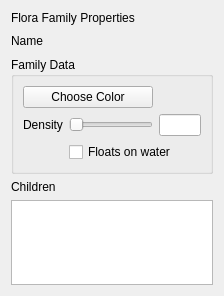
<?xml version="1.0" encoding="UTF-8"?>
<ui version="4.0">
 <class>FloraFamilyForm</class>
 <widget class="QWidget" name="FloraFamilyForm">
  <property name="geometry">
   <rect>
    <x>0</x>
    <y>0</y>
    <width>224</width>
    <height>296</height>
   </rect>
  </property>
  <property name="windowTitle">
   <string>Form</string>
  </property>
  <layout class="QVBoxLayout" name="verticalLayout">
   <item>
    <widget class="QLabel" name="floraFamilyLabel">
     <property name="text">
      <string>Flora Family Properties</string>
     </property>
    </widget>
   </item>
   <item>
    <layout class="QHBoxLayout" name="horizontalLayout">
     <item>
      <widget class="QLabel" name="nameLabel">
       <property name="text">
        <string>Name</string>
       </property>
      </widget>
     </item>
     <item>
      <widget class="QLabel" name="nameViewLabel">
       <property name="text">
        <string/>
       </property>
      </widget>
     </item>
     <item>
      <spacer name="horizontalSpacer">
       <property name="orientation">
        <enum>Qt::Horizontal</enum>
       </property>
       <property name="sizeHint" stdset="0">
        <size>
         <width>40</width>
         <height>20</height>
        </size>
       </property>
      </spacer>
     </item>
    </layout>
   </item>
   <item>
    <widget class="QGroupBox" name="groupBox">
     <property name="title">
      <string>Family Data</string>
     </property>
     <layout class="QGridLayout" name="gridLayout">
      <item row="1" column="0">
       <widget class="QLabel" name="densityLabel">
        <property name="text">
         <string>Density</string>
        </property>
        <property name="wordWrap">
         <bool>true</bool>
        </property>
       </widget>
      </item>
      <item row="1" column="1">
       <widget class="QSlider" name="densitySlider">
        <property name="sizePolicy">
         <sizepolicy hsizetype="Fixed" vsizetype="Fixed">
          <horstretch>0</horstretch>
          <verstretch>0</verstretch>
         </sizepolicy>
        </property>
        <property name="orientation">
         <enum>Qt::Horizontal</enum>
        </property>
       </widget>
      </item>
      <item row="0" column="0" colspan="2">
       <widget class="QPushButton" name="colorButton">
        <property name="text">
         <string>Choose Color</string>
        </property>
       </widget>
      </item>
      <item row="1" column="2">
       <widget class="QLineEdit" name="densityEdit"/>
      </item>
      <item row="2" column="1" colspan="2">
       <widget class="QCheckBox" name="floatsOnWaterCheckBox">
        <property name="text">
         <string>Floats on water</string>
        </property>
       </widget>
      </item>
     </layout>
    </widget>
   </item>
   <item>
    <widget class="QLabel" name="label">
     <property name="text">
      <string>Children</string>
     </property>
    </widget>
   </item>
   <item>
    <widget class="QListWidget" name="childrenList"/>
   </item>
  </layout>
 </widget>
 <resources/>
 <connections/>
</ui>
